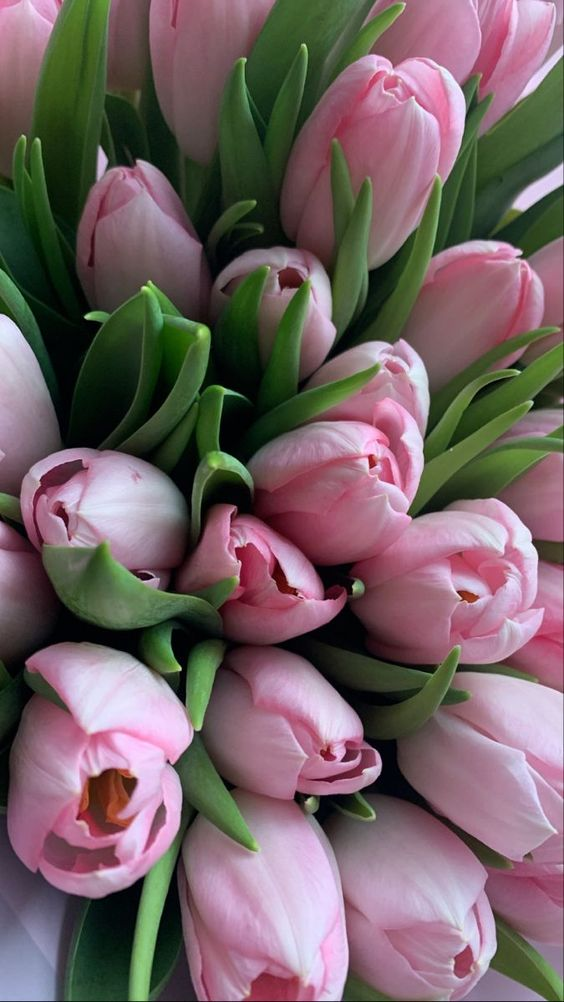
#> input picture img/1.jpg, 564 x 1002 px, found by its file name; its folder holds 4 pictures in this run
$ python 1.py
#> lines starting #> are read from the running program, lines starting #| are printed output that depends on the picture


from PIL import Image, ImageFilter
import os

papka = 'C:\\Lab9\\img\\'
myimg = list(os.listdir(papka))
print(myimg)
os.mkdir("C:\\lab9\\img\\filter")
for file in myimg:
    img = Image.open(papka + file)
#> img is the input picture: PIL image 564x1002 RGB; mean R, G, B 115.1, 97.5, 99.6
    img.load()
    new_img = img.filter(ImageFilter.EDGE_ENHANCE_MORE)
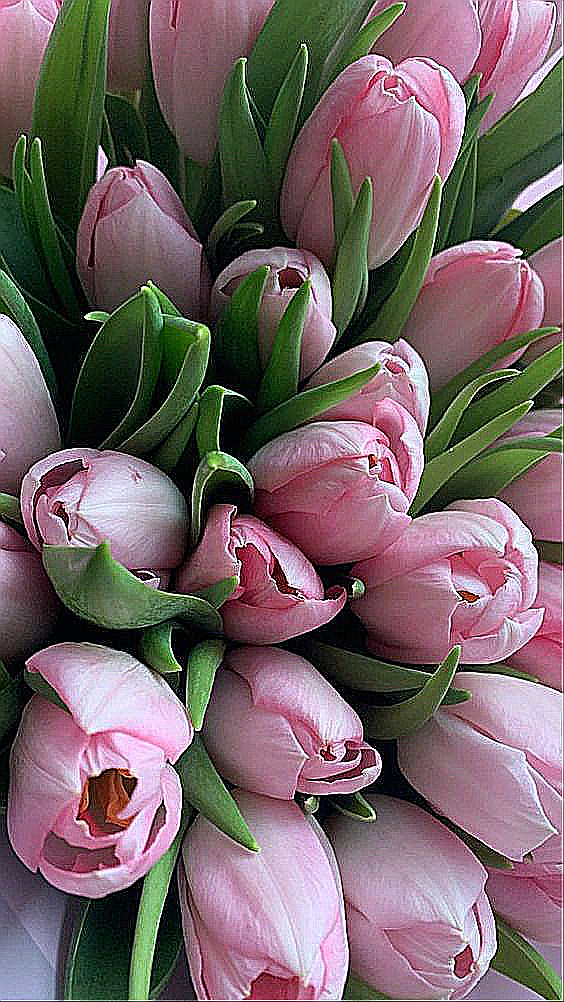
#> new_img: PIL image 564x1002 RGB; mean R, G, B 115.9, 98.8, 100.8
    new_img.save("C:\\lab9\\img\\filter\\new" + str(file) + ".jpg")
#> pass 2 of the loop `for file in myimg:`:
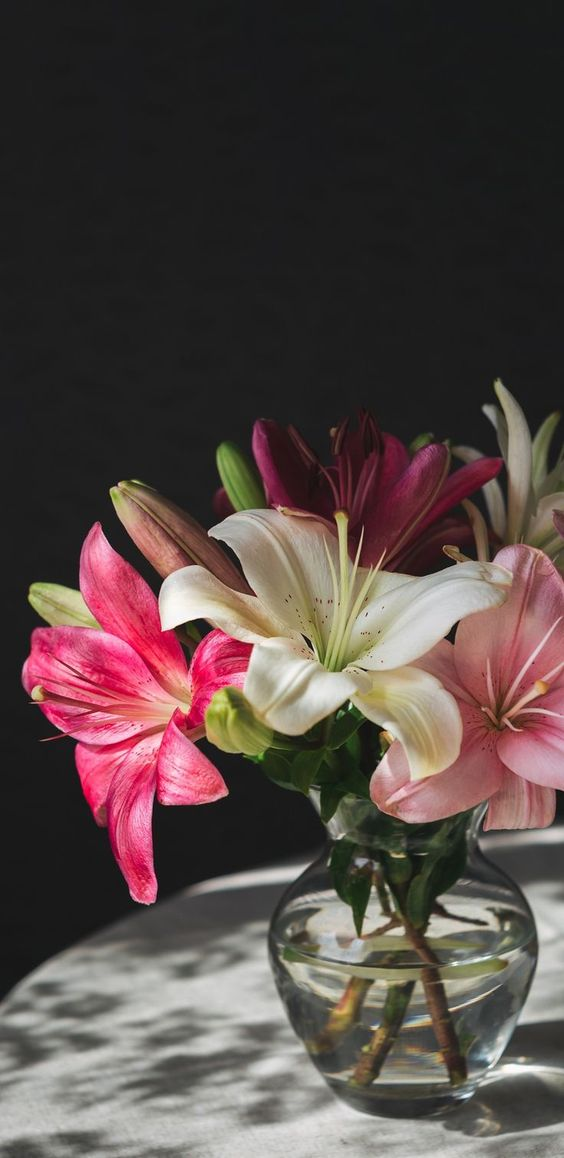
#> input picture img/2.jpg, 564 x 1158 px, found by its file name
#> img is the input picture: PIL image 564x1158 RGB; mean R, G, B 86.1, 72.3, 69.6
#> `new_img = img.filter(ImageFilter.EDGE_ENHANCE_MORE)`:
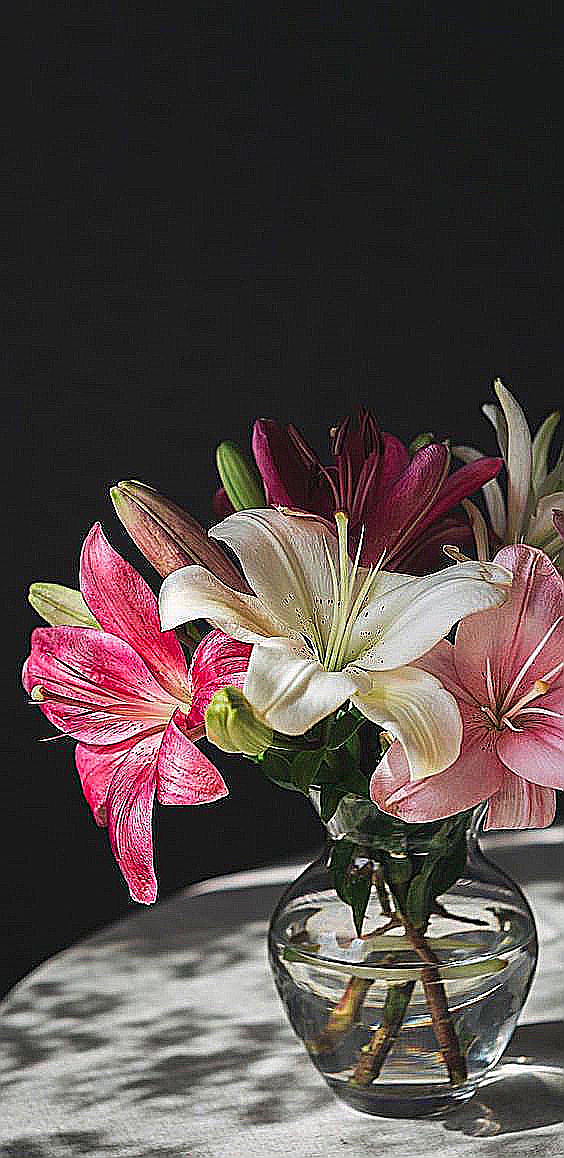
#> new_img: PIL image 564x1158 RGB; mean R, G, B 85, 73.3, 70.4
#> pass 3 of the loop `for file in myimg:`:
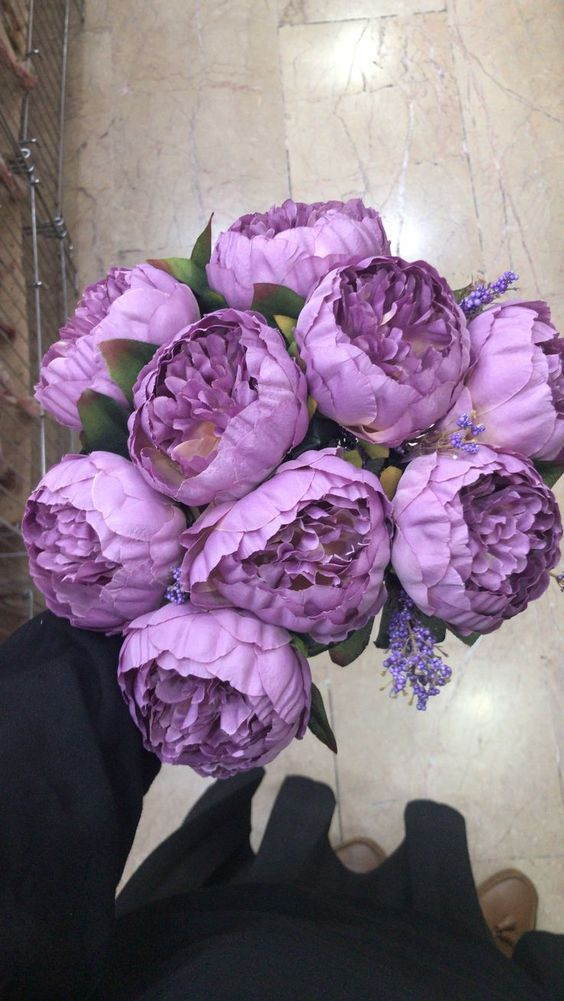
#> input picture img/3.jpg, 564 x 1001 px, found by its file name
#> img is the input picture: PIL image 564x1001 RGB; mean R, G, B 135.9, 116.4, 134.5
#> `new_img = img.filter(ImageFilter.EDGE_ENHANCE_MORE)`:
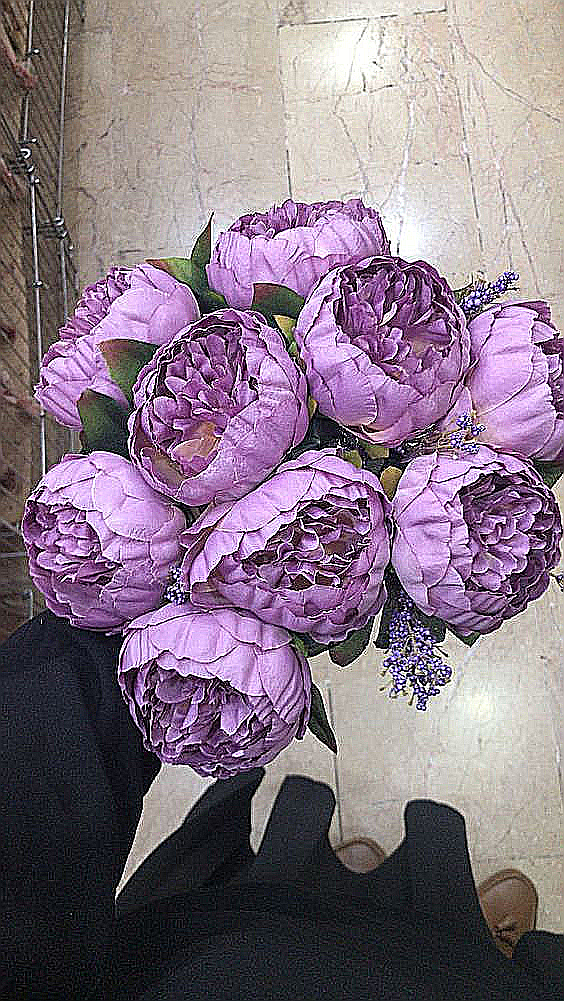
#> new_img: PIL image 564x1001 RGB; mean R, G, B 134.9, 117.9, 132.8
#> the loop made 4 passes; the first 3 are shown
